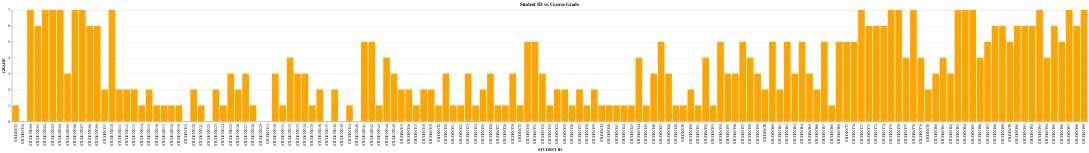

Notebook cell for this chart:
### Markdown cell above
Using the dataframe we created above called the "Factors"  column , I created a bar chart to see what the distribution of "successful" students would be". In our dataset, the higher number in each column, the more "successful" they are perceived to be, as in, with a better scholarship, studies more often, reads more in their free time, etc. By summing the numbers of specific factors, we are able to use it as a sort of metric to judge how "good" of a student someone is.

### Code cell
bchart = alt.Chart(df).mark_bar(color='orange').encode(
    x='STUDENT ID:O',
    y='GRADE:Q'
).properties(
    title='Student ID vs. Course Grade'
)
bchart

### Figure 1 — Vega-Lite specification as saved in the notebook (floating-point values rounded to 4 significant figures; data arrays with more than 128 entries replaced by an {"elided": "..."} marker saying what was removed)
{"config": {"view": {"continuousWidth": 400, "continuousHeight": 300}}, "data": {"name": "data-c20add654886eca436c41f35d2637cb4"}, "mark": {"type": "bar", "color": "orange"}, "encoding": {"x": {"field": "STUDENT ID", "type": "ordinal"}, "y": {"field": "GRADE", "type": "quantitative"}}, "title": "Student ID vs. Course Grade", "$schema": "https://vega.github.io/schema/vega-lite/v4.17.0.json", "datasets": {"data-c20add654886eca436c41f35d2637cb4": {"elided": "145 records"}}}
